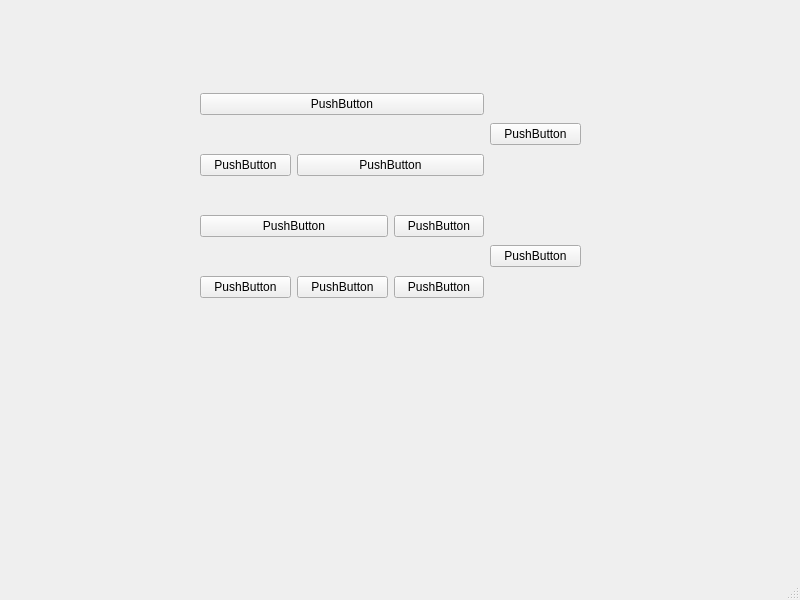
<?xml version="1.0" encoding="UTF-8"?>
<ui version="4.0">
 <class>MainWindow</class>
 <widget class="QMainWindow" name="MainWindow">
  <property name="geometry">
   <rect>
    <x>0</x>
    <y>0</y>
    <width>800</width>
    <height>600</height>
   </rect>
  </property>
  <property name="windowTitle">
   <string>MainWindow</string>
  </property>
  <widget class="QWidget" name="centralwidget">
   <widget class="QWidget" name="gridLayoutWidget">
    <property name="geometry">
     <rect>
      <x>200</x>
      <y>60</y>
      <width>381</width>
      <height>271</height>
     </rect>
    </property>
    <layout class="QGridLayout" name="gridLayout">
     <item row="2" column="2">
      <widget class="QPushButton" name="pushButton_4">
       <property name="text">
        <string>PushButton</string>
       </property>
      </widget>
     </item>
     <item row="1" column="0">
      <widget class="QPushButton" name="pushButton">
       <property name="text">
        <string>PushButton</string>
       </property>
      </widget>
     </item>
     <item row="0" column="0" colspan="3">
      <widget class="QPushButton" name="pushButton_5">
       <property name="text">
        <string>PushButton</string>
       </property>
      </widget>
     </item>
     <item row="3" column="0">
      <widget class="QPushButton" name="pushButton_6">
       <property name="text">
        <string>PushButton</string>
       </property>
      </widget>
     </item>
     <item row="3" column="2">
      <widget class="QPushButton" name="pushButton_7">
       <property name="text">
        <string>PushButton</string>
       </property>
      </widget>
     </item>
     <item row="2" column="0" colspan="2">
      <widget class="QPushButton" name="pushButton_2">
       <property name="text">
        <string>PushButton</string>
       </property>
      </widget>
     </item>
     <item row="1" column="1" colspan="2">
      <widget class="QPushButton" name="pushButton_3">
       <property name="text">
        <string>PushButton</string>
       </property>
      </widget>
     </item>
     <item row="3" column="1">
      <widget class="QPushButton" name="pushButton_8">
       <property name="text">
        <string>PushButton</string>
       </property>
      </widget>
     </item>
     <item row="2" column="3" rowspan="2">
      <widget class="QPushButton" name="pushButton_10">
       <property name="text">
        <string>PushButton</string>
       </property>
      </widget>
     </item>
     <item row="0" column="3" rowspan="2">
      <widget class="QPushButton" name="pushButton_9">
       <property name="text">
        <string>PushButton</string>
       </property>
      </widget>
     </item>
    </layout>
   </widget>
  </widget>
  <widget class="QMenuBar" name="menubar">
   <property name="geometry">
    <rect>
     <x>0</x>
     <y>0</y>
     <width>800</width>
     <height>23</height>
    </rect>
   </property>
  </widget>
  <widget class="QStatusBar" name="statusbar"/>
 </widget>
 <resources/>
 <connections/>
</ui>
